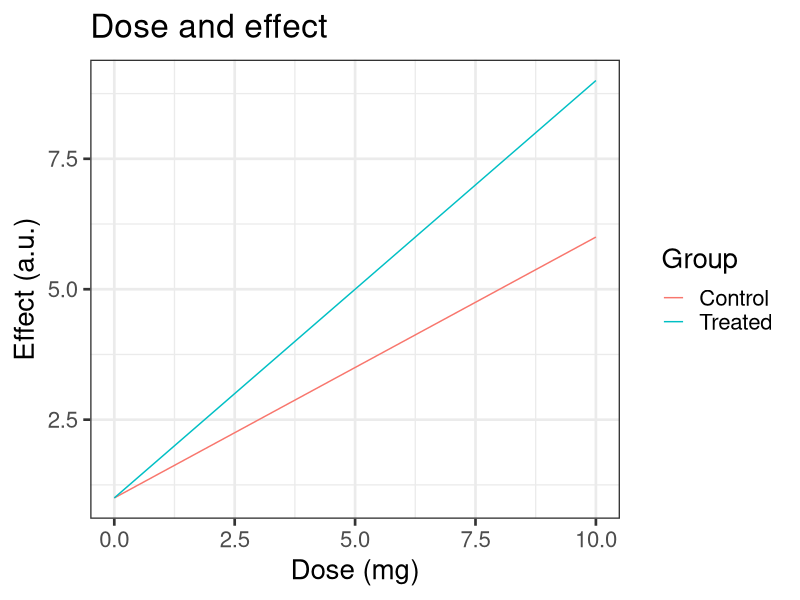

Source code (R):
library(ggplot2)

df <- data.frame(
  dose = rep(seq(0, 10, length.out = 12), 2),
  effect = c(seq(1, 6, length.out = 12), seq(1, 9, length.out = 12)),
  group = rep(c("Control", "Treated"), each = 12)
)
p <- ggplot(df, aes(dose, effect, colour = group)) +
  geom_line() +
  labs(title = "Dose and effect", x = "Dose (mg)", y = "Effect (a.u.)", colour = "Group") +
  theme_bw(base_size = 20)

ggsave("ctl.png", p, width = 8, height = 6, units = "in", dpi = 300)
